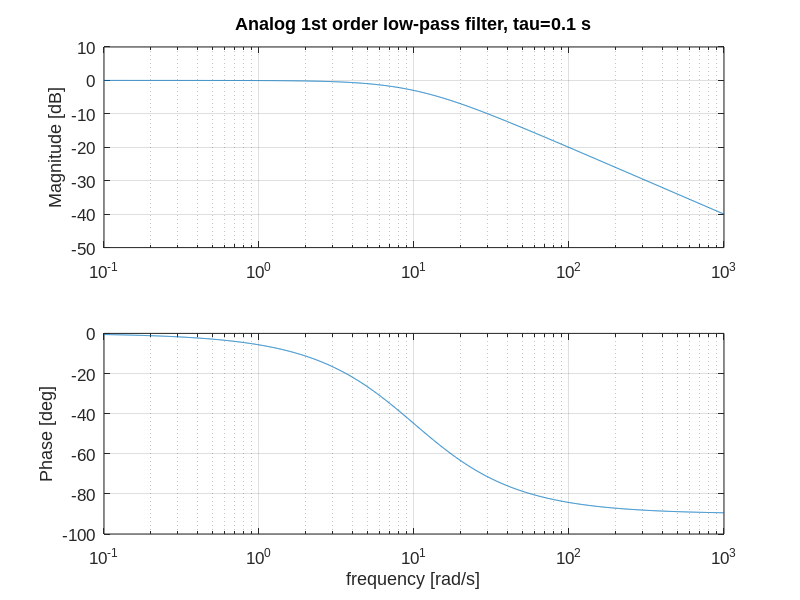
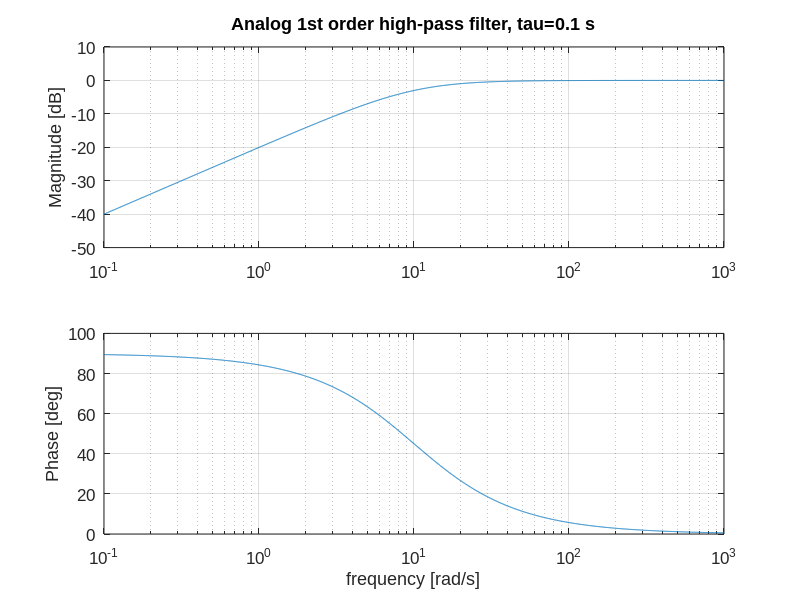
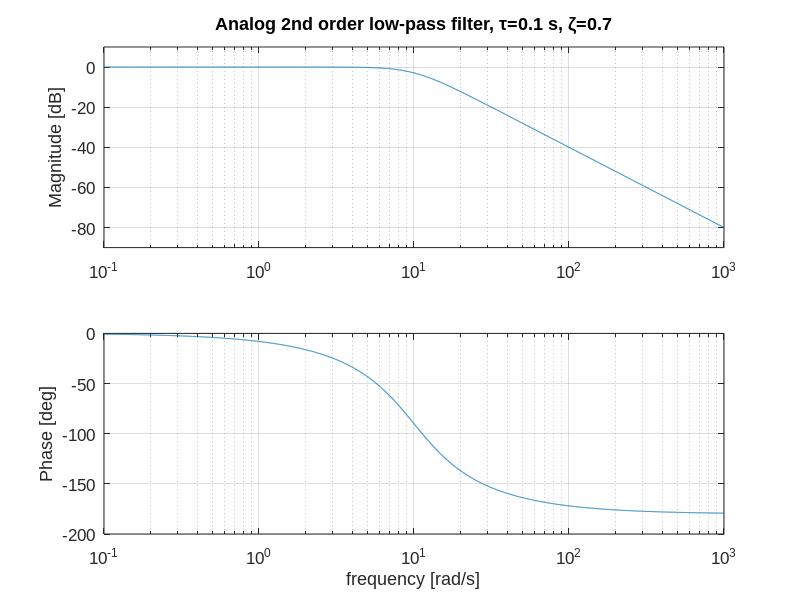
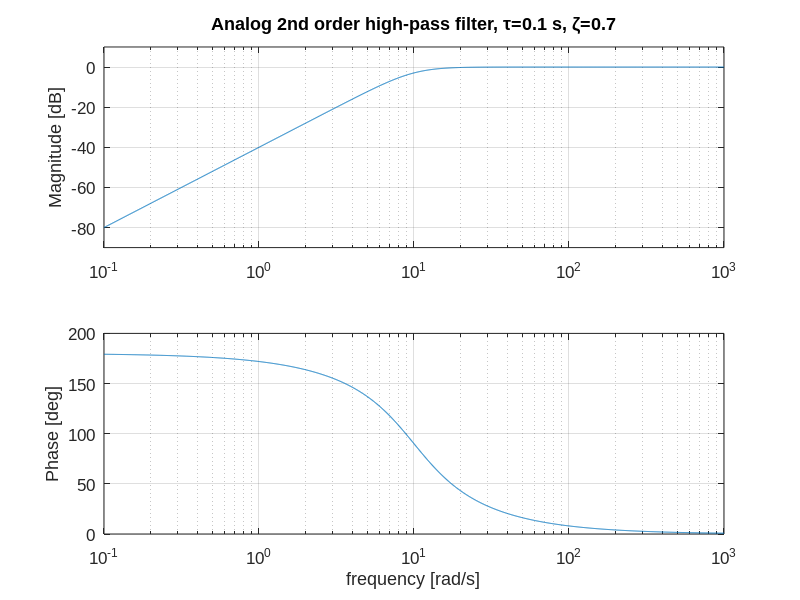

Source code (MATLAB) for these figures, in order:
%
clear
clc
close all

pkg load control

s = tf('s');

cutoff = 1;
tau = 1/10^cutoff;
wc = 1/tau;
omega_arr = logspace(cutoff-2, cutoff+2, 2000);

omega_max = 10^(cutoff+2);
Ts = 0.5*(2*pi)/omega_max;
#Ts = tau/100;



## lpf 1

figure(1);
lpf1 = 1/(tau*s + 1);
[magn, phase] = bode(lpf1, omega_arr);

subplot(2,1,1)
semilogx(omega_arr, 20*log10(magn(:)))
set(gca,'FontSize',12,'Fontname','arial');
title('Analog 1st order low-pass filter, tau=0.1 s')
ylabel('Magnitude [dB]')
grid on;
ylim([-50 10]);
subplot(2,1,2)
semilogx(omega_arr,phase(:))
set(gca,'FontSize',12,'Fontname','arial');
xlabel('frequency [rad/s]')
ylabel('Phase [deg]')
grid on;
#print -dpng lpf_1st.png

## hpf

figure(2);
hpf1 = tau*s/(tau*s + 1);
[magn, phase] = bode(hpf1, omega_arr);

subplot(2,1,1)
semilogx(omega_arr, 20*log10(magn(:)))
set(gca,'FontSize',12,'Fontname','arial');
title('Analog 1st order high-pass filter, tau=0.1 s')
ylabel('Magnitude [dB]')
grid on;
ylim([-50 10]);
subplot(2,1,2)
semilogx(omega_arr,phase(:))
set(gca,'FontSize',12,'Fontname','arial');
xlabel('frequency [rad/s]')
ylabel('Phase [deg]')
grid on;
#print -dpng hpf_1st.png


## lpf 2

figure(3);
zeta = 0.7;
lpf2 = 1/((tau*s)^2 + 2*zeta*tau*s + 1);
#lpf2 = wc^2/((s)^2 + 2*zeta*wc*s + wc^2);
[magn, phase] = bode(lpf2, omega_arr);

subplot(2,1,1)
semilogx(omega_arr, 20*log10(magn(:)))
set(gca,'FontSize',12,'Fontname','arial');
title('Analog 2nd order low-pass filter, \tau=0.1 s, \zeta=0.7')
ylabel('Magnitude [dB]')
grid on;
ylim([-90 10]);
subplot(2,1,2)
semilogx(omega_arr,phase(:))
set(gca,'FontSize',12,'Fontname','arial');
xlabel('frequency [rad/s]')
ylabel('Phase [deg]')
grid on;
#print -dpng lpf_2nd.png

## hpf 2

figure(4);
zeta = 0.7;
#hpf2 = (tau*s)^2/((tau*s)^2 + 2*zeta*tau*s + 1);
hpf2 = s^2/(s^2 + 2*zeta*wc*s + wc^2);
[magn, phase] = bode(hpf2, omega_arr);

subplot(2,1,1)
semilogx(omega_arr, 20*log10(magn(:)))
set(gca,'FontSize',12,'Fontname','arial');
title('Analog 2nd order high-pass filter, \tau=0.1 s, \zeta=0.7')
ylabel('Magnitude [dB]')
grid on;
ylim([-90 10]);
subplot(2,1,2)
semilogx(omega_arr,phase(:))
set(gca,'FontSize',12,'Fontname','arial');
xlabel('frequency [rad/s]')
ylabel('Phase [deg]')
grid on;
#print -dpng hpf_2nd.png



## bpf

figure(5);
zeta = 0.7;
bpf = 2*zeta*wc*s/(s^2 + 2*zeta*wc*s + wc^2);
[magn, phase] = bode(bpf, omega_arr);

subplot(2,1,1)
semilogx(omega_arr, 20*log10(magn(:)))
set(gca,'FontSize',12,'Fontname','arial');
title('Analog band-pass filter, tau=0.1 s, zeta=0.7')
ylabel('Magnitude [dB]')
grid on;
ylim([-40 10]);
subplot(2,1,2)
semilogx(omega_arr,phase(:))
set(gca,'FontSize',12,'Fontname','arial');
xlabel('frequency [rad/s]')
ylabel('Phase [deg]')
grid on;
#print -dpng bpf.png



## bsf

figure(6);

zeta = 0.7;
damping = 1/100;
bsf = (s^2 + 2*damping*zeta*wc*s + wc^2)/(s^2 + 2*zeta*wc*s + wc^2);
[magn, phase] = bode(bsf, omega_arr);

subplot(2,1,1)
semilogx(omega_arr, 20*log10(magn(:)))
set(gca,'FontSize',12,'Fontname','arial');
title('Analog band-stop filter, tau=0.1 s, zeta=0.7, damping 40dB')
ylabel('Magnitude [dB]')
grid on;
ylim([-50 10]);
subplot(2,1,2)
semilogx(omega_arr,phase(:))
set(gca,'FontSize',12,'Fontname','arial');
xlabel('frequency [rad/s]')
ylabel('Phase [deg]')
grid on;



## integrator 1

figure(7);

integrator = tau/(tau*s + 1);
[magn, phase] = bode(integrator, omega_arr);

subplot(2,1,1)
semilogx(omega_arr, 20*log10(magn(:)))
set(gca,'FontSize',12,'Fontname','arial');
title('Integrator with finite dc-gain, tau=0.1 s')
ylabel('Magnitude [dB]')
grid on;
ylim([-70 -10]);
subplot(2,1,2)
semilogx(omega_arr,phase(:))
set(gca,'FontSize',12,'Fontname','arial');
xlabel('frequency [rad/s]')
ylabel('Phase [deg]')
grid on;
#print -dpng integrator.png


## discrete lpf 1

figure(8);
lpf1_d_forward = tf([wc*Ts],[1 -(1-wc*Ts)],Ts);
lpf1_d_used = tf([wc*Ts 0],[1 -(1-wc*Ts)],Ts);
lpf1_d_bilin = tf((wc*Ts)/(2+wc*Ts)*[1 1],[1 -(2-wc*Ts)/(2+wc*Ts)],Ts);

[magn, phase] = bode(lpf1, omega_arr);
[magn_d_forward, phase_d_forward] = bode(lpf1_d_forward, omega_arr);
[magn_d_used, phase_d_used] = bode(lpf1_d_used, omega_arr);
[magn_d_bilin, phase_d_bilin] = bode(lpf1_d_bilin, omega_arr);

subplot(2,1,1)
semilogx(omega_arr, 20*log10(magn_d_forward(:)),omega_arr, 20*log10(magn_d_used(:)),omega_arr, 20*log10(magn_d_bilin(:)))
#semilogx(omega_arr, 20*log10(magn_d_bilin(:)))

set(gca,'FontSize',12,'Fontname','arial');
title('1st order discrete low-pass filters, tau=0.1 s')
ylabel('Magnitude [dB]')
grid on;
ylim([-50 10]);
subplot(2,1,2)
semilogx(omega_arr,phase_d_forward(:), omega_arr,phase_d_used(:), omega_arr,phase_d_bilin(:))
#semilogx(omega_arr,phase_d_bilin(:))
set(gca,'FontSize',12,'Fontname','arial');
xlabel('frequency [rad/s]')
ylabel('Phase [deg]')
grid on;
legend('Forward Euler','Forward Euler Modified','Bilinear','location', 'southwest');
#print -dpng lpf_1st_disc.png



